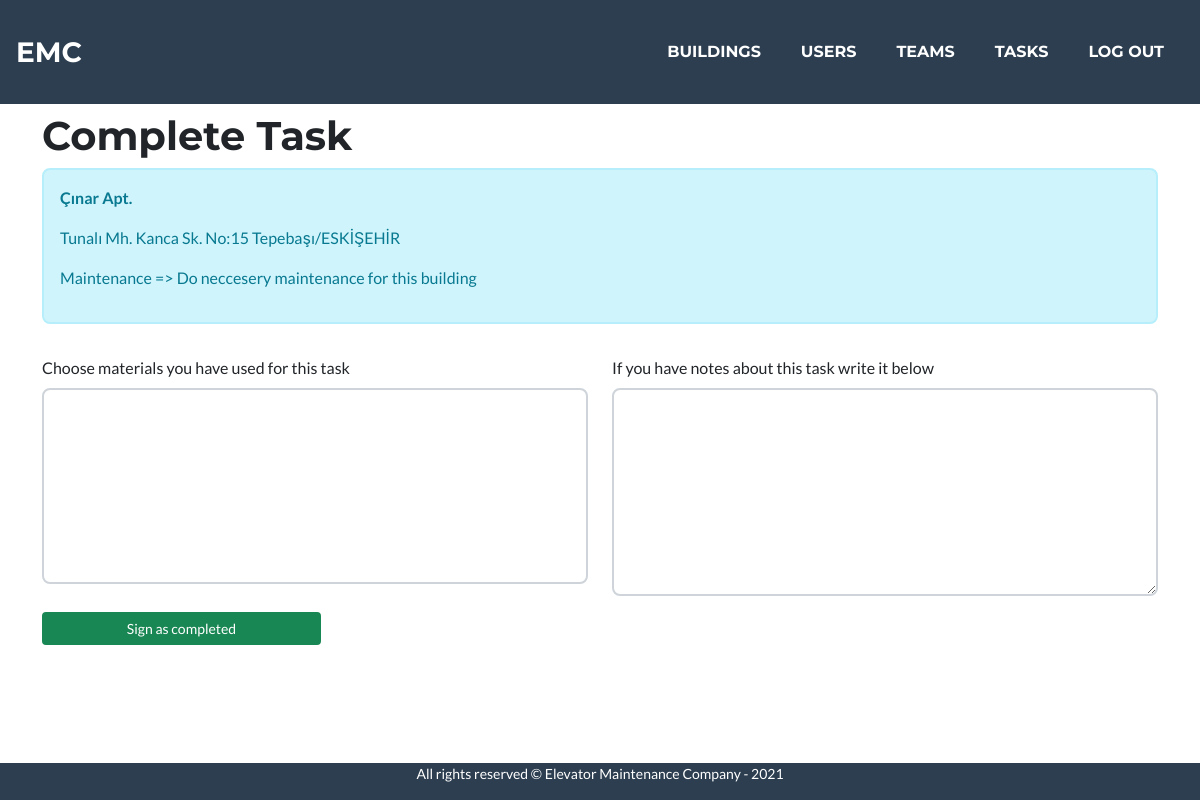
The page /taskDone/1 (signed in) on the database as committed earlier.
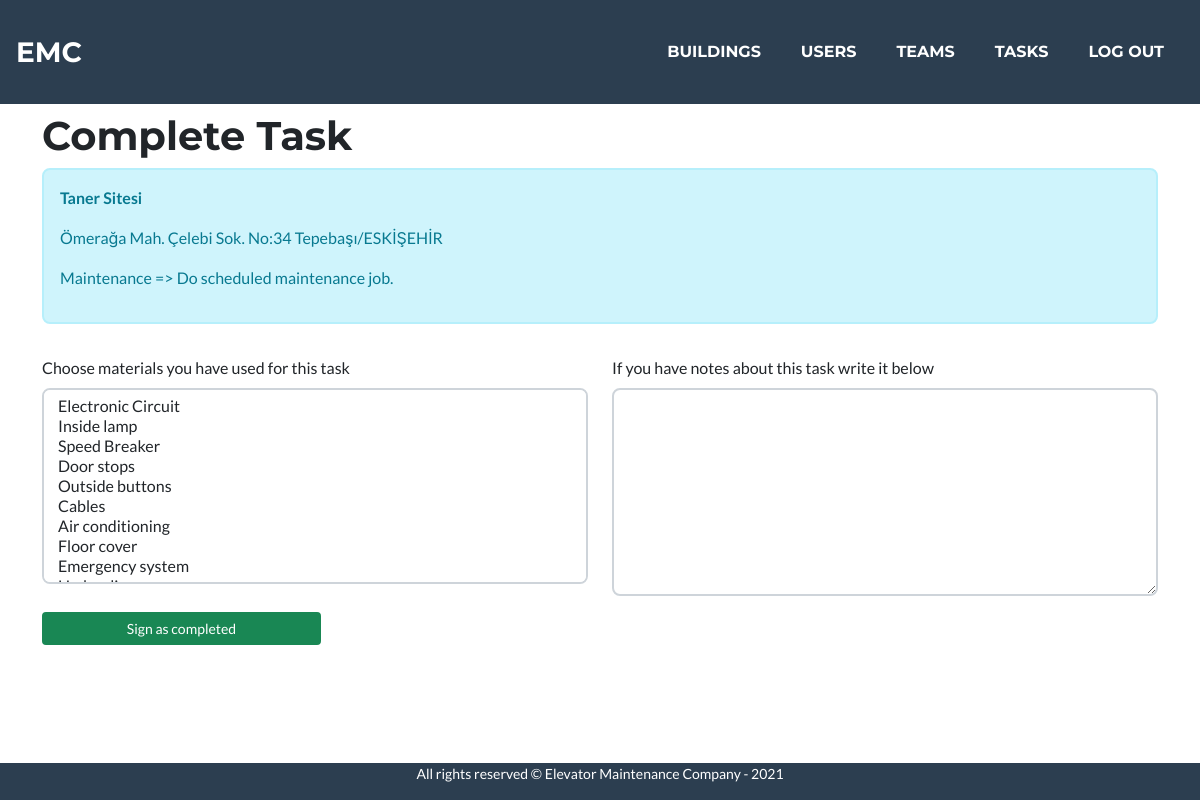
The same page on the database as committed later.
### maintenance/models.py (models this page shows, shortened)
class Task(models.Model):
    building = models.ForeignKey(Building, on_delete=CASCADE)
    team = models.ForeignKey(Team, on_delete=CASCADE)
    materials = models.ManyToManyField(Material, null=True, blank=True, related_name="materials")
    description = models.CharField(max_length=200, null=True, blank=True)
    date = models.DateTimeField(default=datetime.now())
    created = models.DateTimeField(default=datetime.now())
    updated = models.DateTimeField(null=True, blank=True)
    result = models.BooleanField(null=True, blank=True)
    closed = models.DateTimeField(null=True, blank=True)
    notes = models.CharField(max_length=400, null=True, blank=True)
    type = models.ForeignKey(TaskTypes, on_delete=PROTECT)

class Building(models.Model):
    address = models.CharField(max_length=300)
    coordinates = models.CharField(null=True, max_length=32)
    name = models.CharField(max_length=50)
    manager = models.CharField(max_length=100)
    phone_message = 'Phone number must be entered in the format: 05xxxxxxxxx'
    phone_regex = RegexValidator(
        regex=r'^(05)\d{9}$',
        message=phone_message
    )
    phone = models.CharField(validators=[phone_regex], max_length=11,
                             null=True, blank=True)
    email = models.EmailField(null=True, blank=True, max_length=100)
    floors = models.PositiveSmallIntegerField(default=2, validators=[MinValueValidator(2), MaxValueValidator(25)])
    elevator_type = models.CharField(max_length=100)
    creator = models.ForeignKey(User, on_delete=PROTECT, related_name="BuildingCreator")
    status = models.BooleanField(default=True)

class TaskTypes(models.Model):
    type = models.CharField(max_length=32)
    def __str__(self) -> str:
        return self.type

### maintenance/views.py (the view, shortened to what this page needs)
# urls.py: path("taskDone/<int:task_id>", views.taskDone, name="taskDone"),
@login_required
def taskDone(request, task_id):
    try:
        task = Task.objects.get(pk=task_id)
    except:
        messages.warning(request, "No such a task to sign as completed")
        return HttpResponseRedirect(request.META.get('HTTP_REFERER'))
    user = request.user
    if request.method == "GET":
        try:
            team = Team.objects.get(pk=task.team_id)
            userTeam = UserTeam.objects.get(user_id = user.id)
            if userTeam.user_id != user.id or userTeam.team_id != team.id:
                messages.warning(request, "You are not authorized to sign this task as completed")
                return HttpResponseRedirect(request.META.get('HTTP_REFERER'))
        except:
            messages.warning(request, "You are not authorized to sign this task as completed")
            return HttpResponseRedirect(request.META.get('HTTP_REFERER'))
        materials = Material.objects.all()
        return render(request, "maintenance/taskDone.html", {
            "task":task,
            "materials":materials
        })

### maintenance/templates/maintenance/taskDone.html (shortened to what this page needs)
{% extends "maintenance/layout.html" %}
{% load static %}
{% load tz %}
{% block main %}
    {% if task %}
        <h1>Complete Task</h1>
        <div class="alert alert-info">
            <p style="font-weight: 600;">{{ task.building.name }}</p>
            <p>{{ task.building.address }}</p>
            <p>{{ task.type }} => {{ task.description }}</p>
        </div>
        <form action="{% url 'taskDone' task.id %}" method="POST">
            <div class="row">
                <div class="col-lg-6 col-sm-12 mt-3">
                    <label>Choose materials you have used for this task</label>
                    <select multiple aria-multiselectable="true" name="materials" size="9" class="form-control">
                        {% for m in materials %}
                            <option value="{{ m.id }}">{{ m.name }}</option>
                        {% endfor %}
                    </select>
                </div>
                <div class="col-lg-6 sol-sm-12 mt-3">
                    <label>If you have notes about this task write it below</label>
                    <textarea class="form-control" name="notes" rows="8" maxlength="400"></textarea>
                </div>
            </div>
            <input class="btn btn-sm btn-success col-sm-12 col-lg-3 mt-3 mb-3" type="submit" style="float:left;" value="Sign as completed">
        </form>
    {% else %}
    <p>No task has been choosen to complete</p>
    {% endif %}
{% endblock %}

Rows that differ between the two databases and show on the page:
changed Task "Maintenance": building.name "Çınar Apt." → "Taner Sitesi"; building.address "Tunalı Mh. Kanca Sk. No:15 Tepebaşı/ESKİŞEHİR" → "Ömerağa Mah. Çelebi Sok. No:34 Tepebaşı/ESKİŞEHİR"; description "Do neccesery maintenance for this building" → "Do scheduled maintenance job."
Other text that changed with them:
form field materials: (not shown) → "Electronic Circuit / Inside lamp / Speed Breaker / Door stops / Outside buttons / Cables / Air conditioning / Floor cover / Emergency system"
